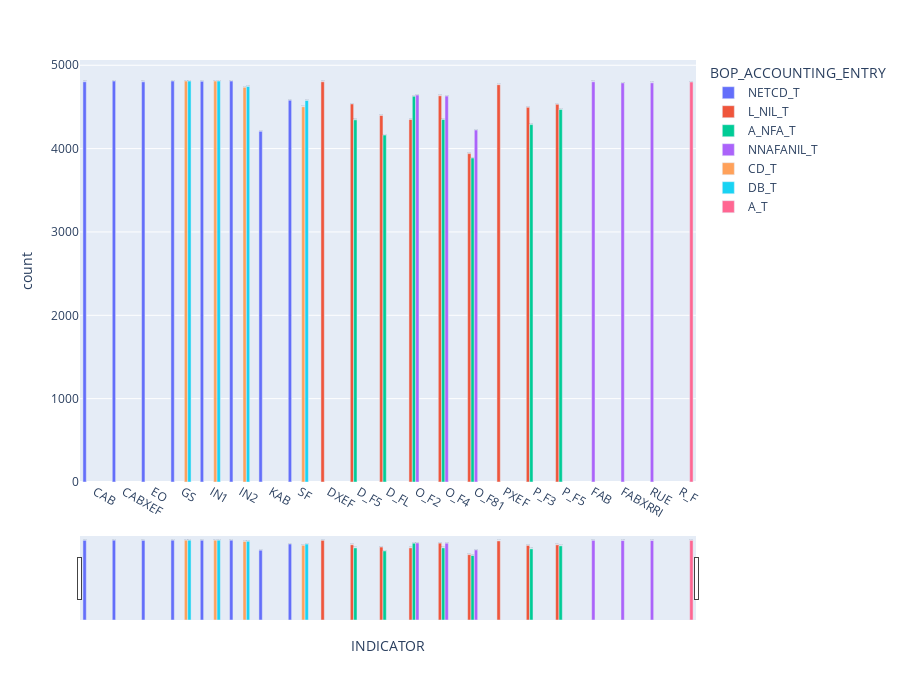

Write notebook code for a chart like this one.
### Markdown cell above
#### Abaixo, teremos o gráfico da quantidade de cada BOP_ACCOUNTING_ENTRY para cada indicador para podermos ver a distribuição

### Code cell
import plotly.express as px


# 1) Agrupar e contar
counts = (
    bop_null
      .groupby(['INDICATOR', 'BOP_ACCOUNTING_ENTRY'])
      .agg(count=('value','count'))
      .reset_index()
)

fig = px.bar(
    counts,
    x="INDICATOR",
    y="count",
    color="BOP_ACCOUNTING_ENTRY",
    barmode="group",
    height=600,
    text="count"
)

# Scroll horizontal (x-axis com range + modo interativo)
fig.update_layout(
  xaxis=dict(
    rangeslider=dict(visible=True),  # adiciona slider
    type="category"
  ),
  height=700  # aumenta o tamanho da figura
)
fig.update_traces(
  textposition="outside",
  # textangle=45,
  textfont_size=250  # aumenta o tamanho do texto
)
fig.show()

### Figure 1 — Plotly figure (JSON) as saved in the notebook; plotly's stock layout.template omitted (floating-point values rounded to 4 significant figures)
{"data": [{"alignmentgroup": "True", "hovertemplate": "BOP_ACCOUNTING_ENTRY=NETCD_T<br>INDICATOR=%{x}<br>count=%{text}<extra></extra>", "legendgroup": "NETCD_T", "marker": {"color": "#636efa", "pattern": {"shape": ""}}, "name": "NETCD_T", "offsetgroup": "NETCD_T", "orientation": "v", "showlegend": true, "text": [4802.0, 4810.0, 4801.0, 4810.0, 4807.0, 4810.0, 4207.0, 4581.0], "textfont": {"size": 250}, "textposition": "outside", "type": "bar", "x": ["CAB", "CABXEF", "EO", "GS", "IN1", "IN2", "KAB", "SF"], "xaxis": "x", "y": [4802, 4810, 4801, 4810, 4807, 4810, 4207, 4581], "yaxis": "y"}, {"alignmentgroup": "True", "hovertemplate": "BOP_ACCOUNTING_ENTRY=L_NIL_T<br>INDICATOR=%{x}<br>count=%{text}<extra></extra>", "legendgroup": "L_NIL_T", "marker": {"color": "#EF553B", "pattern": {"shape": ""}}, "name": "L_NIL_T", "offsetgroup": "L_NIL_T", "orientation": "v", "showlegend": true, "text": [4802.0, 4536.0, 4398.0, 4349.0, 4634.0, 3940.0, 4767.0, 4495.0, 4531.0], "textfont": {"size": 250}, "textposition": "outside", "type": "bar", "x": ["DXEF", "D_F5", "D_FL", "O_F2", "O_F4", "O_F81", "PXEF", "P_F3", "P_F5"], "xaxis": "x", "y": [4802, 4536, 4398, 4349, 4634, 3940, 4767, 4495, 4531], "yaxis": "y"}, {"alignmentgroup": "True", "hovertemplate": "BOP_ACCOUNTING_ENTRY=A_NFA_T<br>INDICATOR=%{x}<br>count=%{text}<extra></extra>", "legendgroup": "A_NFA_T", "marker": {"color": "#00cc96", "pattern": {"shape": ""}}, "name": "A_NFA_T", "offsetgroup": "A_NFA_T", "orientation": "v", "showlegend": true, "text": [4345.0, 4162.0, 4628.0, 4349.0, 3887.0, 4288.0, 4470.0], "textfont": {"size": 250}, "textposition": "outside", "type": "bar", "x": ["D_F5", "D_FL", "O_F2", "O_F4", "O_F81", "P_F3", "P_F5"], "xaxis": "x", "y": [4345, 4162, 4628, 4349, 3887, 4288, 4470], "yaxis": "y"}, {"alignmentgroup": "True", "hovertemplate": "BOP_ACCOUNTING_ENTRY=NNAFANIL_T<br>INDICATOR=%{x}<br>count=%{text}<extra></extra>", "legendgroup": "NNAFANIL_T", "marker": {"color": "#ab63fa", "pattern": {"shape": ""}}, "name": "NNAFANIL_T", "offsetgroup": "NNAFANIL_T", "orientation": "v", "showlegend": true, "text": [4802.0, 4788.0, 4643.0, 4630.0, 4223.0, 4789.0], "textfont": {"size": 250}, "textposition": "outside", "type": "bar", "x": ["FAB", "FABXRRI", "O_F2", "O_F4", "O_F81", "RUE"], "xaxis": "x", "y": [4802, 4788, 4643, 4630, 4223, 4789], "yaxis": "y"}, {"alignmentgroup": "True", "hovertemplate": "BOP_ACCOUNTING_ENTRY=CD_T<br>INDICATOR=%{x}<br>count=%{text}<extra></extra>", "legendgroup": "CD_T", "marker": {"color": "#FFA15A", "pattern": {"shape": ""}}, "name": "CD_T", "offsetgroup": "CD_T", "orientation": "v", "showlegend": true, "text": [4810.0, 4810.0, 4735.0, 4502.0], "textfont": {"size": 250}, "textposition": "outside", "type": "bar", "x": ["GS", "IN1", "IN2", "SF"], "xaxis": "x", "y": [4810, 4810, 4735, 4502], "yaxis": "y"}, {"alignmentgroup": "True", "hovertemplate": "BOP_ACCOUNTING_ENTRY=DB_T<br>INDICATOR=%{x}<br>count=%{text}<extra></extra>", "legendgroup": "DB_T", "marker": {"color": "#19d3f3", "pattern": {"shape": ""}}, "name": "DB_T", "offsetgroup": "DB_T", "orientation": "v", "showlegend": true, "text": [4810.0, 4810.0, 4745.0, 4577.0], "textfont": {"size": 250}, "textposition": "outside", "type": "bar", "x": ["GS", "IN1", "IN2", "SF"], "xaxis": "x", "y": [4810, 4810, 4745, 4577], "yaxis": "y"}, {"alignmentgroup": "True", "hovertemplate": "BOP_ACCOUNTING_ENTRY=A_T<br>INDICATOR=%{x}<br>count=%{text}<extra></extra>", "legendgroup": "A_T", "marker": {"color": "#FF6692", "pattern": {"shape": ""}}, "name": "A_T", "offsetgroup": "A_T", "orientation": "v", "showlegend": true, "text": [4799.0], "textfont": {"size": 250}, "textposition": "outside", "type": "bar", "x": ["R_F"], "xaxis": "x", "y": [4799], "yaxis": "y"}], "layout": {"barmode": "group", "height": 700, "legend": {"title": {"text": "BOP_ACCOUNTING_ENTRY"}, "tracegroupgap": 0}, "margin": {"t": 60}, "xaxis": {"anchor": "y", "domain": [0, 1], "rangeslider": {"visible": true}, "title": {"text": "INDICATOR"}, "type": "category"}, "yaxis": {"anchor": "x", "domain": [0, 1], "title": {"text": "count"}}}}
